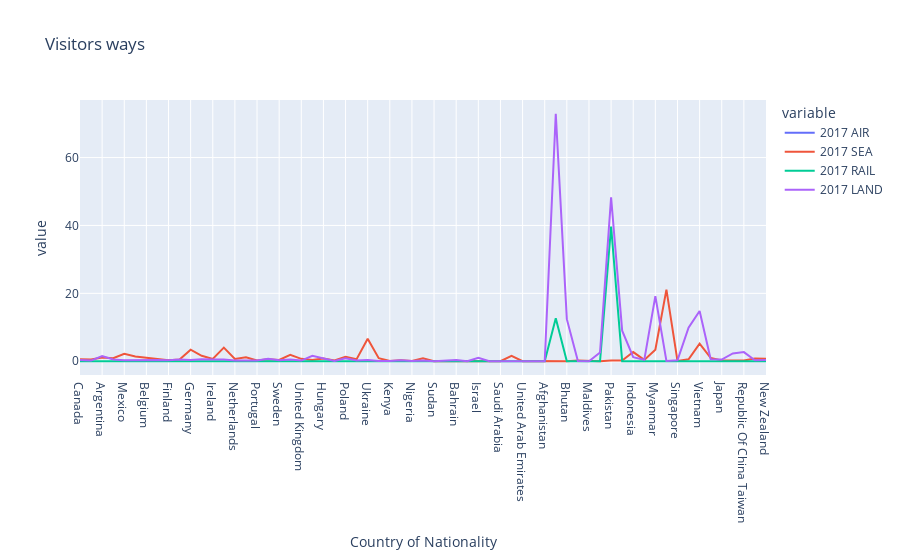

Write notebook code for a chart like this one.
### Code cell
px.line(df,df.index,['2017 AIR',
    '2017 SEA',
    '2017 RAIL',
    '2017 LAND'],title='Visitors ways')

### Figure 1 — Plotly figure (JSON) as saved in the notebook; plotly's stock layout.template omitted (floating-point values rounded to 4 significant figures)
{"data": [{"hovertemplate": "variable=2017 AIR<br>Country of Nationality=%{x}<br>value=%{y}<extra></extra>", "legendgroup": "2017 AIR", "line": {"color": "#636efa", "dash": "solid"}, "marker": {"symbol": "circle"}, "mode": "lines", "name": "2017 AIR", "orientation": "v", "showlegend": true, "type": "scatter", "x": ["Canada", "United States Of America", "Argentina", "Brazil", "Mexico", "Austria", "Belgium", "Denmark", "Finland", "France", "Germany", "Greece", "Ireland", "Italy", "Netherlands", "Norway", "Portugal", "Spain", "Sweden", "Switzerland", "United Kingdom", "Czech Rep.", "Hungary", "Kazakhstan", "Poland", "Russian Federation", "Ukraine", "Egypt", "Kenya", "Mauritius", "Nigeria", "South Africa", "Sudan", "Tanzania", "Bahrain", "Iraq", "Israel", "Oman", "Saudi Arabia", "Turkey", "United Arab Emirates", "Yemen", "Afghanistan", "Bangladesh", "Bhutan", "Iran", "Maldives", "Nepal", "Pakistan", "Sri Lanka", "Indonesia", "Malaysia", "Myanmar", "Philippines", "Singapore", "Thailand", "Vietnam", "China", "Japan", "Korea (Republic Of ", "Republic Of China Taiwan", "Australia", "New Zealand"], "xaxis": "x", "y": [null, null, null, null, null, null, null, null, null, null, null, null, null, null, null, null, null, null, null, null, null, null, null, null, null, null, null, null, null, null, null, null, null, null, null, null, null, null, null, null, null, null, null, null, null, null, null, null, null, null, null, null, null, null, null, null, null, null, null, null, null, null, null], "yaxis": "y"}, {"hovertemplate": "variable=2017 SEA<br>Country of Nationality=%{x}<br>value=%{y}<extra></extra>", "legendgroup": "2017 SEA", "line": {"color": "#EF553B", "dash": "solid"}, "marker": {"symbol": "circle"}, "mode": "lines", "name": "2017 SEA", "orientation": "v", "showlegend": true, "type": "scatter", "x": ["Canada", "United States Of America", "Argentina", "Brazil", "Mexico", "Austria", "Belgium", "Denmark", "Finland", "France", "Germany", "Greece", "Ireland", "Italy", "Netherlands", "Norway", "Portugal", "Spain", "Sweden", "Switzerland", "United Kingdom", "Czech Rep.", "Hungary", "Kazakhstan", "Poland", "Russian Federation", "Ukraine", "Egypt", "Kenya", "Mauritius", "Nigeria", "South Africa", "Sudan", "Tanzania", "Bahrain", "Iraq", "Israel", "Oman", "Saudi Arabia", "Turkey", "United Arab Emirates", "Yemen", "Afghanistan", "Bangladesh", "Bhutan", "Iran", "Maldives", "Nepal", "Pakistan", "Sri Lanka", "Indonesia", "Malaysia", "Myanmar", "Philippines", "Singapore", "Thailand", "Vietnam", "China", "Japan", "Korea (Republic Of ", "Republic Of China Taiwan", "Australia", "New Zealand"], "xaxis": "x", "y": [0.6, 0.5, 1.1, 0.9, 2.2, 1.4, 1, 0.7, 0.3, 0.5, 3.4, 1.6, 0.7, 4, 0.7, 1.2, 0.2, 0.6, 0.4, 1.9, 0.7, 0.4, 0.8, 0.2, 1.3, 0.6, 6.6, 0.9, 0.1, 0.3, 0.1, 0.9, 0, 0.1, 0.1, 0.1, 0.2, 0, 0, 1.6, 0, 0.1, 0, 0, 0, 0.2, 0, 0, 0.2, 0.2, 2.7, 0.4, 3.4, 21.1, 0.1, 0.6, 5.2, 1, 0.2, 0.3, 0.2, 0.8, 0.7], "yaxis": "y"}, {"hovertemplate": "variable=2017 RAIL<br>Country of Nationality=%{x}<br>value=%{y}<extra></extra>", "legendgroup": "2017 RAIL", "line": {"color": "#00cc96", "dash": "solid"}, "marker": {"symbol": "circle"}, "mode": "lines", "name": "2017 RAIL", "orientation": "v", "showlegend": true, "type": "scatter", "x": ["Canada", "United States Of America", "Argentina", "Brazil", "Mexico", "Austria", "Belgium", "Denmark", "Finland", "France", "Germany", "Greece", "Ireland", "Italy", "Netherlands", "Norway", "Portugal", "Spain", "Sweden", "Switzerland", "United Kingdom", "Czech Rep.", "Hungary", "Kazakhstan", "Poland", "Russian Federation", "Ukraine", "Egypt", "Kenya", "Mauritius", "Nigeria", "South Africa", "Sudan", "Tanzania", "Bahrain", "Iraq", "Israel", "Oman", "Saudi Arabia", "Turkey", "United Arab Emirates", "Yemen", "Afghanistan", "Bangladesh", "Bhutan", "Iran", "Maldives", "Nepal", "Pakistan", "Sri Lanka", "Indonesia", "Malaysia", "Myanmar", "Philippines", "Singapore", "Thailand", "Vietnam", "China", "Japan", "Korea (Republic Of ", "Republic Of China Taiwan", "Australia", "New Zealand"], "xaxis": "x", "y": [0, 0, 0, 0, 0, 0, 0, 0, 0, 0, 0, 0, 0, 0, 0, 0, 0, 0, 0, 0, 0, 0, 0, 0, 0, 0, 0, 0, 0, 0, 0, 0, 0, 0, 0, 0, 0, 0, 0, 0, 0, 0, 0, 12.7, 0, 0, 0, 0, 39.7, 0, 0, 0, 0, 0, 0, 0, 0, 0, 0, 0, 0, 0, 0], "yaxis": "y"}, {"hovertemplate": "variable=2017 LAND<br>Country of Nationality=%{x}<br>value=%{y}<extra></extra>", "legendgroup": "2017 LAND", "line": {"color": "#ab63fa", "dash": "solid"}, "marker": {"symbol": "circle"}, "mode": "lines", "name": "2017 LAND", "orientation": "v", "showlegend": true, "type": "scatter", "x": ["Canada", "United States Of America", "Argentina", "Brazil", "Mexico", "Austria", "Belgium", "Denmark", "Finland", "France", "Germany", "Greece", "Ireland", "Italy", "Netherlands", "Norway", "Portugal", "Spain", "Sweden", "Switzerland", "United Kingdom", "Czech Rep.", "Hungary", "Kazakhstan", "Poland", "Russian Federation", "Ukraine", "Egypt", "Kenya", "Mauritius", "Nigeria", "South Africa", "Sudan", "Tanzania", "Bahrain", "Iraq", "Israel", "Oman", "Saudi Arabia", "Turkey", "United Arab Emirates", "Yemen", "Afghanistan", "Bangladesh", "Bhutan", "Iran", "Maldives", "Nepal", "Pakistan", "Sri Lanka", "Indonesia", "Malaysia", "Myanmar", "Philippines", "Singapore", "Thailand", "Vietnam", "China", "Japan", "Korea (Republic Of ", "Republic Of China Taiwan", "Australia", "New Zealand"], "xaxis": "x", "y": [0.4, 0.2, 1.5, 0.5, 0.3, 0.4, 0.4, 0.4, 0.3, 0.5, 0.4, 0.6, 0.5, 0.5, 0.2, 0.3, 0.2, 0.7, 0.3, 0.5, 0.2, 1.6, 0.8, 0.1, 0.9, 0.2, 0.4, 0.1, 0.1, 0.3, 0.1, 0.2, 0, 0.2, 0.4, 0, 1, 0, 0, 0.2, 0, 0.2, 0, 72.9, 12.4, 0.1, 0, 2.6, 48.3, 9, 1.2, 0.4, 19.2, 0.1, 0.3, 9.9, 14.8, 0.6, 0.5, 2.3, 2.7, 0.3, 0.4], "yaxis": "y"}], "layout": {"legend": {"title": {"text": "variable"}, "tracegroupgap": 0}, "title": {"text": "Visitors ways"}, "xaxis": {"anchor": "y", "domain": [0, 1], "title": {"text": "Country of Nationality"}}, "yaxis": {"anchor": "x", "domain": [0, 1], "title": {"text": "value"}}}}
